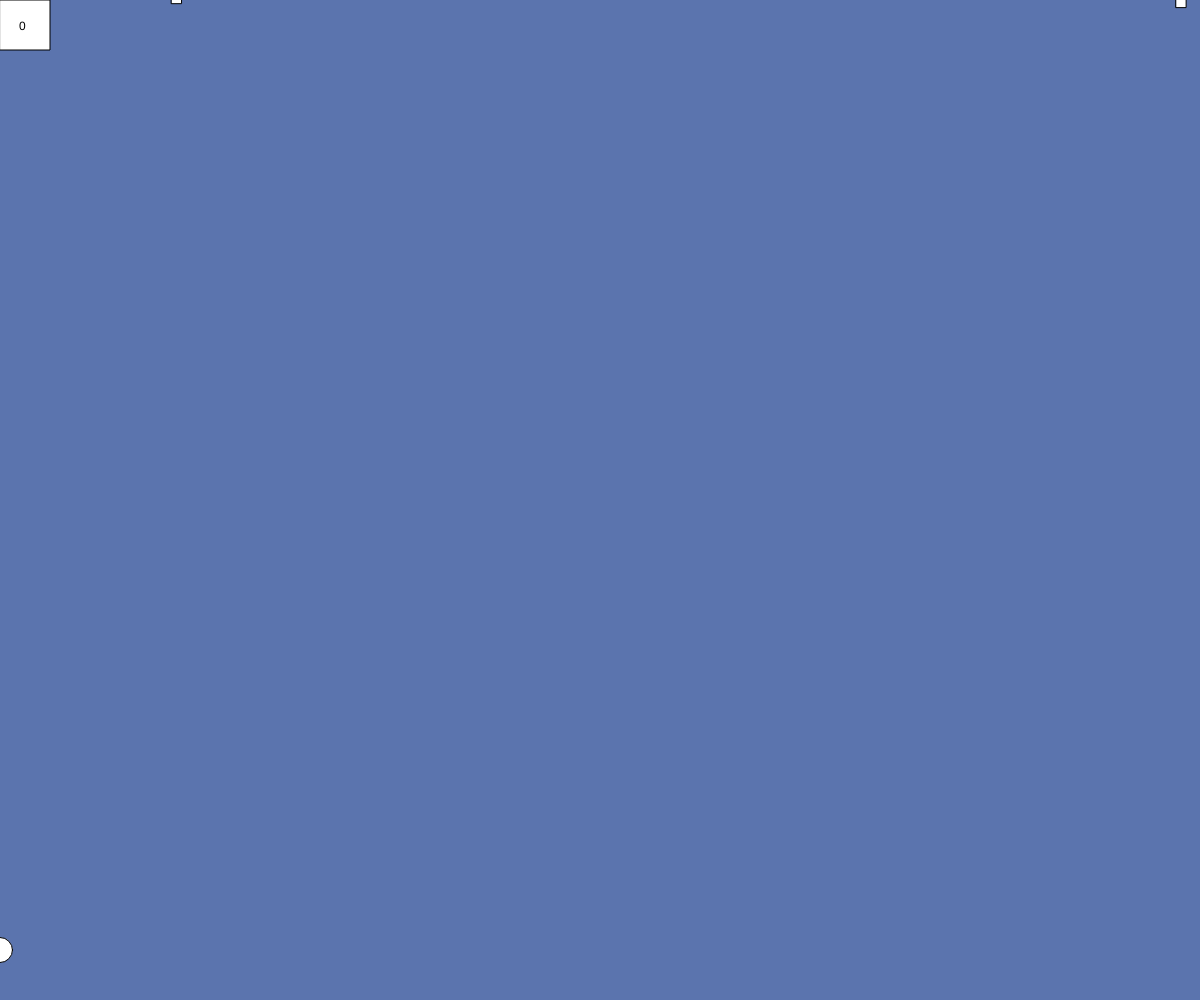
Frame 1 (no input)
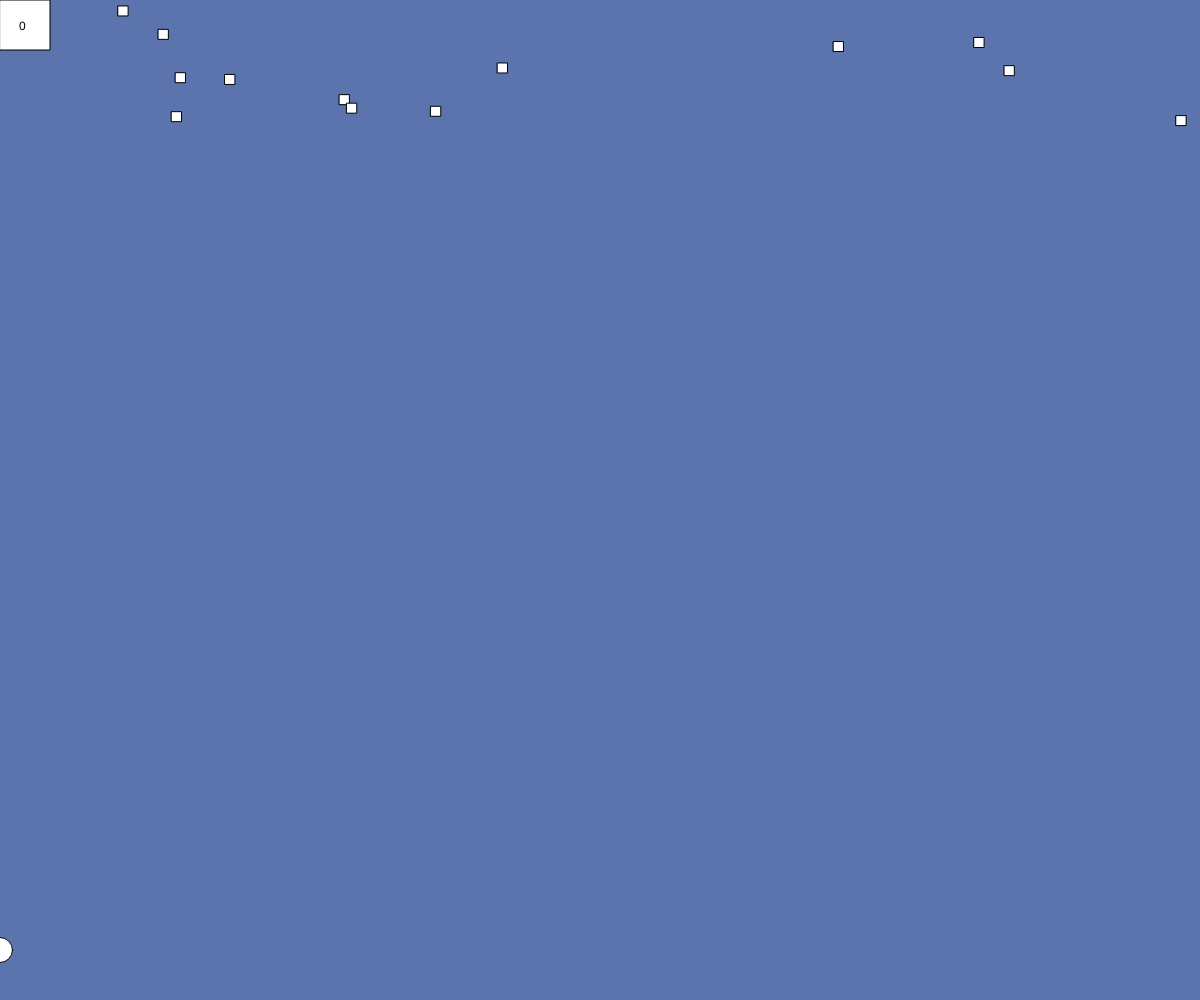
Frame 60 (no input)
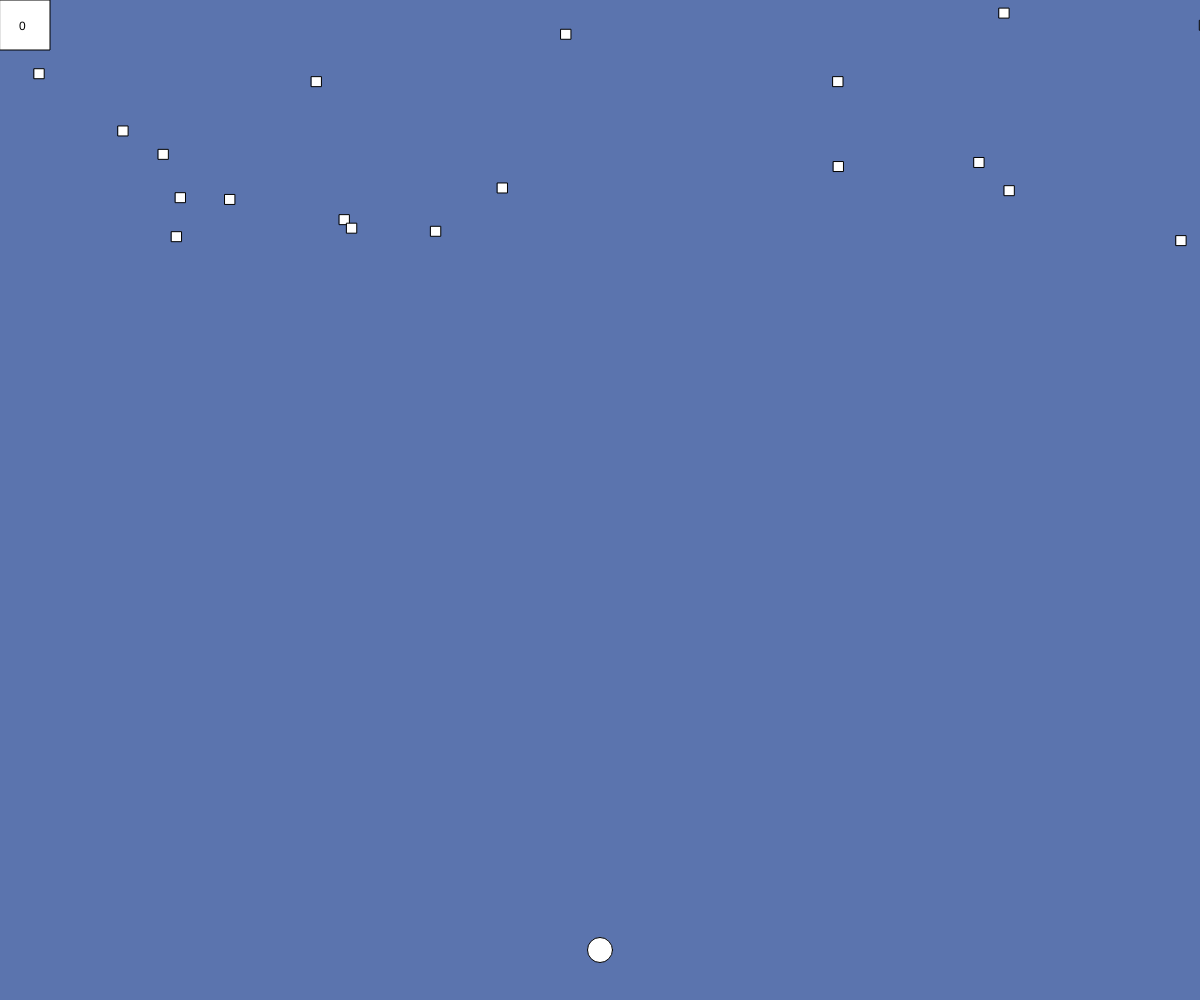
Frame 120 (the mouse pressed at the canvas centre since frame 60)

The p5.js sketch that drew these frames (run headless with seeded random() and noise() and a simulated clock; from frame 60 on, the mouse is pressed at the canvas centre):

// p5.js sketch
// ── sketch.js
let bullets = [];
let enemies = [];
let score = 0;

function setup() {
  createCanvas(windowWidth, windowHeight);

  //spawn enemies
  for (let i = 0; i < 75; i++) {
    let enemy = {
      x: random(0, width),
      y: random(-800, 0),
    }
    enemies.push(enemy);
  }
}
function draw() {
  background('#5B74AE');
  //draw the player
  circle(mouseX, height - 50, 25);
  //draw bullets
  for (let bullet of bullets) {
    bullet.y -= 10;
    circle(bullet.x, bullet.y, 10);
  }
  //draw enemies
  for (let enemy of enemies) {
    enemy.y += 2;
    rect(enemy.x, enemy.y, 10);
    
    //lose code
    if (enemy.y > height) {
      textSize(20);
      text("You Lose!", windowWidth/2, windowHeight/2)
      noLoop();
    }
  }

  rect(0, 0, 50, 50);

  //collision code
  for (let enemy of enemies) {
    for (let bullet of bullets) {
      if (dist(enemy.x, enemy.y, bullet.x, bullet.y) < 10) {
        enemies.splice(enemies.indexOf(enemy), 1);
        bullets.splice(bullets.indexOf(bullet), 1);
        let newEnemy = {
          x: random(0, width),
          y: random(-800, 0),
        };
        //score code
        enemies.push(newEnemy);
        score += 1;
      }
    }
  }

  text(score, 19, 30);
}

function mouseDragged() {
  //this function spawns the bullets when clicked
  let bullet = {
    x: mouseX,
    y: height - 50,
  };
  bullets.push(bullet);
}

// ── style.css
html, body {
  margin: 0;
  padding: 0;
  overflow:hidden;
}
canvas {
  display: block;
}
